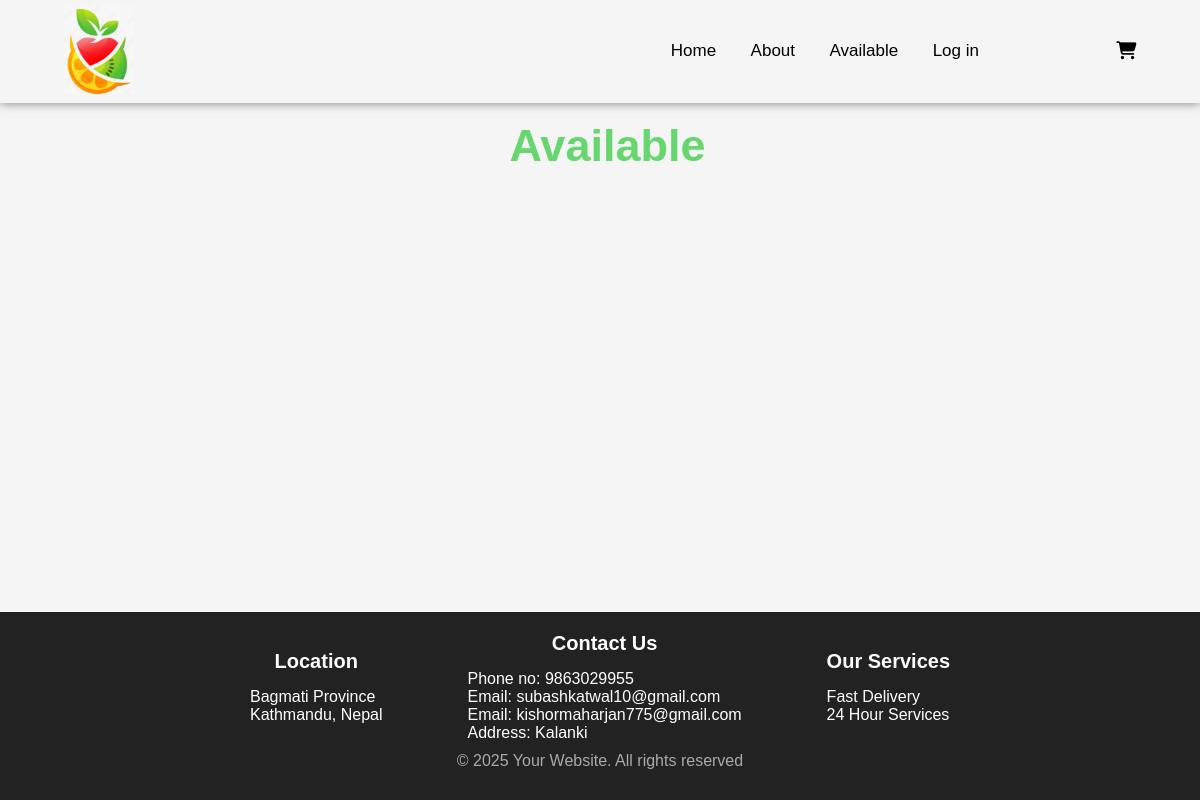
The page /available/ on the database as committed earlier.
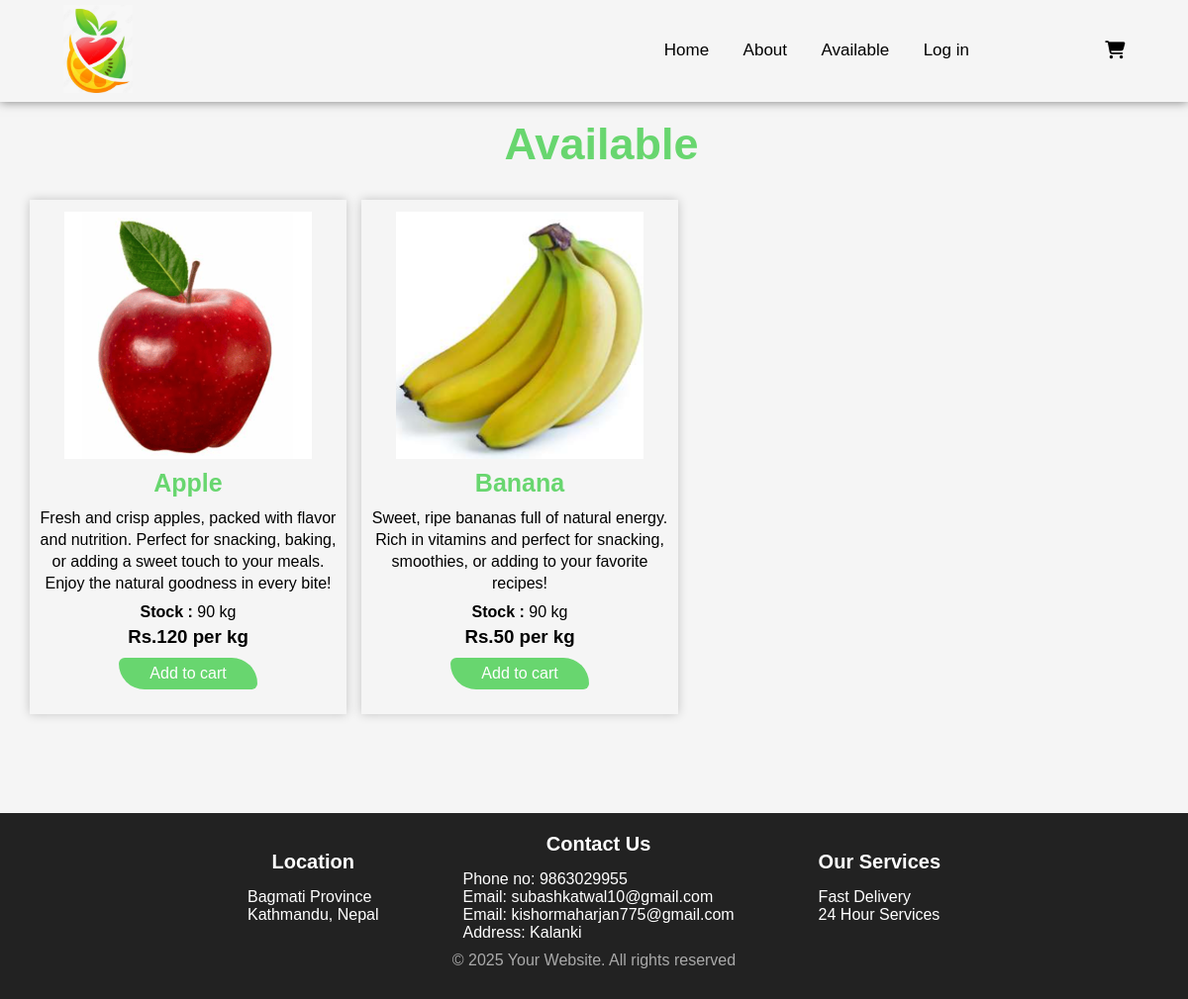
The same page on the database as committed later.
### project/models.py (models this page shows, shortened)
class Fruits(models.Model):
    name = models.CharField(max_length=50)
    price = models.IntegerField(default=0)
    description = models.CharField(max_length=400, default='')
    image = models.ImageField(upload_to='media/fruit/')
    stock = models.PositiveIntegerField(null=True, blank=True)

### project/views.py (the view)
# urls.py: path('available/', views.available, name="available"),
def available(request):
    fruits = Fruits.objects.all()
    return render(request, 'available.html',{"fruits" : fruits})

### project/templates/available.html (shortened to what this page needs)
{% extends 'main.html' %}
{% load static %}
{% block content %}
<div class="available" id="Available" style="margin-top: 50px;">
    <h1><span>Available</span></h1>
    <div class="av_box">
        {% for fruits in fruits %}
        {% if fruits.stock > 0 %}
        <div class="av_card" style="cursor: pointer;">
            <div class="av_image">
                <img src="{{ fruits.image.url }}" alt="{{fruits.name}}">
            </div>
            <div class="av_info">
                <h2>{{fruits.name}}</h2>
                <h4>{{ fruits.description }}</h4>
                <h4 style="margin-top: -10px; margin-bottom: 20px;"><strong>Stock :</strong> {{fruits.stock}} kg</h4>
                <h3 style="margin-top: -100px;">Rs.{{fruits.price}} per kg</h3>
                <a href="{% url 'add_to_cart' fruits.id %}" class="av_btn">Add to cart</a>
            </div>
        </div>
        {% endif %}
        {% endfor %}
    </div>
</div>
{% endblock %}

### project/templates/main.html (shortened to what this page needs)
<!DOCTYPE html>
<html lang="en">
<head>
    {% load static %}
    <link rel="stylesheet" href="{% static 'css/style.css' %}">
    <link rel="stylesheet" href="https://cdnjs.cloudflare.com/ajax/libs/font-awesome/6.7.2/css/all.min.css">
</head>
<body>
    <section id="Home">
        <nav>
            <div class="logo">
                <a href="{% url 'home' %}">
                    <img src="{% static 'img/image.png.png' %}" alt="">
                </a>
            </div>
            <ul>
                <li><a href="{% url 'home' %}">Home</a></li>
                <li><a href="{% url 'about' %}">About</a></li>
                <li><a href="{% url 'available' %}">Available</a></li>
                {% if user.is_authenticated %}
                <li>
                    <a href="{% url 'profile' user.id %}">{{user.username|capfirst}}</a>
                </li>
                <li>
                    <a href="{% url 'order' %}">Order</a>
                </li>
                <li>
                    <a href="{% url 'logout' %}">Log out</a>
                </li>
                {% else %}
                <li>
                    <a href="{% url 'login' %}">Log in</a>
                </li>
                {% endif %}
            </ul>
            <div class="icon">
                <a href="{% url 'cart' %}"><i class="fa-solid fa-cart-shopping"></i></a>
            </div>
        </nav>
        {% block content %}
        {% endblock %}
    </section>
    <footer>
        <div class="container">
            <div class="footer_content">
                <h2>Location</h2>
                <p>Bagmati Province</p>
                <p>Kathmandu, Nepal</p>
            </div>
            <div class="footer_content">
                <h2>Contact Us</h2>
                <p>Phone no: 9863029955</p>
                <p>Email: subashkatwal10@gmail.com</p>
                <p>Email: kishormaharjan775@gmail.com</p>
                <p>Address: Kalanki</p>
            </div>
            <div class="footer_content">
                <h2>Our Services</h2>
                <p>Fast Delivery</p>
                <p>24 Hour Services</p>
            </div>
        </div>
        <div class="bottom-bar">
            <p>&copy; 2025 Your Website. All rights reserved</p>
        </div>
    </footer>
</body>
</html>

### project/static/css/style.css (style rules this page uses)
* { margin: 0; padding: 0; font-family: sans-serif; box-sizing: border-box; text-decoration: none; }
html, body { height: 100%; display: flex; flex-direction: column; background: #f5f5f5; }
body { background: #f5f5f5; }
html { scroll-behavior: smooth; }
section { width: 100%; flex-grow: 1; }
section nav { display: flex; justify-content: space-around; align-items: center; position: fixed; top: 0; left: 0; right: 0; background: #f5f5f5; box-shadow: 0 0 10px rgba(0, 0, 0, 0.5); z-index: 1000; }
section nav .logo img { width: 70px; cursor: pointer; margin: 5px; }
section nav ul { list-style: none; margin-left: 400px; }
section nav ul li { display: inline-block; margin: 0 15px; }
section nav ul li a { color: #000; font-weight: 500; font-size: 17px; transition: 0.1s; }
section nav ul li a::after { content: ''; width: 0; height: 2px; background: #68d66f; display: block; transition: 0.2s; }
section nav .icon i { font-size: 18px; color: #000; margin: 0 5px; cursor: pointer; transition: 0.3s; }
.available { width: 100%; padding: 70px 0; }
.available h1 { font-size: 45px; display: flex; align-items: center; justify-content: center; margin-bottom: 30px; }
.available h1 span { color: #68d66f; margin-left: 15px; }
.av_box { width: 95%; margin: 0 auto; display: grid; grid-template-columns: 1fr 1fr 1fr 1fr; grid-gap: 15px; }
.av_card { width: 320px; height: 520px; padding: 10px; margin-bottom: 10px; box-shadow: 0 0 10px rgba(0, 0, 0, 0.2); }
.av_image { width: 250px; height: 250px; margin: 2px 25px; overflow: hidden; }
.av_image img { width: 100%; height: 100%; object-fit: cover; object-position: center; transition: 0.3s; }
.av_info h2 { width: 60%; text-align: center; margin: 10px auto; font-size: 25px; color: #68d66f; }
.av_info h4 { text-align: center; margin-top: 10px; line-height: 22px; height: 105px; font-weight: lighter; overflow: hidden; }
.av_info h3 { text-align: center; margin-top: 10px; }
.av_btn { display: flex; align-items: center; background: #68d66f; justify-content: center; color: #fff; margin: 10px 80px; border-radius: 30px 130px 30px; padding: 7px; transition: 0.3s; }
footer { background-color: #222; color: #fff; padding: 20px 0; margin-top: 20px; width: 100%; position: relative; }
footer .container { width: 1140px; margin: auto; display: flex; gap: 85px; justify-content: center; }
footer h2 { font-size: 20px; margin-bottom: 15px; text-align: center; }
footer .bottom-bar { background-color: #222; color: #aaa; text-align: center; padding: 10px 0; position: relative; bottom: 0; }
footer .bottom-bar p { margin: 0; font-size: 16px; }
.container { position: relative; width: 100%; display: flex; justify-content: center; align-items: center; }
.container:after { content: ''; position: absolute; width: 100%; height: 100%; left: 0; top: 0; filter: blur(50px); z-index: -1; }
.av_image img { width: 100%; height: auto; object-fit: contain; }

Rows that differ between the two databases and show on the page:
added Fruits: image (picture), name "Apple", description "Fresh and crisp apples, packed with flavor and nutrition. Perfect for snacking, baking, or adding a sweet touch to your meals. Enjoy the natural goodness in every bite!", stock "90", price "120"
added Fruits: image (picture), name "Banana", description "Sweet, ripe bananas full of natural energy. Rich in vitamins and perfect for snacking, smoothies, or adding to your favorite recipes!", stock "90", price "50"
